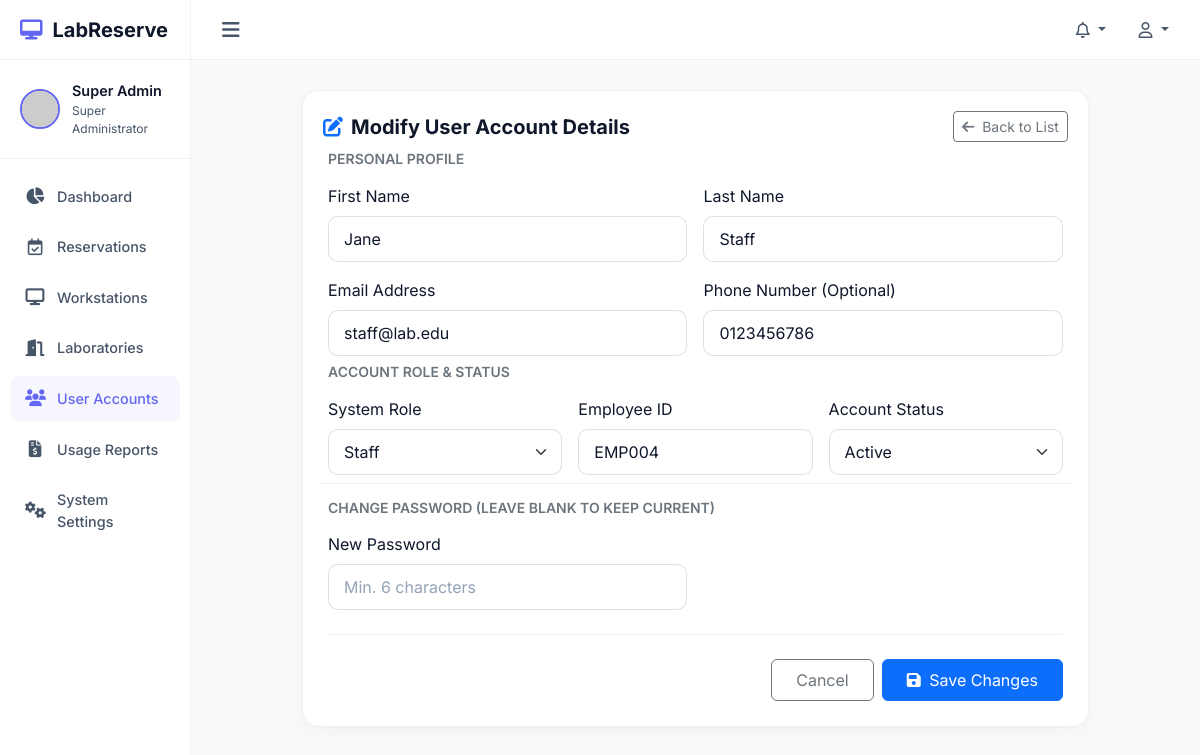
The app's page /users/edit/4 (signed in) with its own data.
### tables this page shows
CREATE TABLE `users` (
    `id` INT AUTO_INCREMENT PRIMARY KEY,
    `student_id` VARCHAR(50) NULL UNIQUE,
    `employee_id` VARCHAR(50) NULL UNIQUE,
    `first_name` VARCHAR(100) NOT NULL,
    `last_name` VARCHAR(100) NOT NULL,
    `email` VARCHAR(150) NOT NULL UNIQUE,
    `phone_number` VARCHAR(20) NULL,
    `password_hash` VARCHAR(255) NOT NULL,
    `role_id` INT NOT NULL,
    `status` ENUM('active', 'inactive', 'suspended') DEFAULT 'active',
    `remember_token` VARCHAR(255) NULL,
    `reset_token` VARCHAR(255) NULL,
    `reset_token_expires_at` DATETIME NULL,
    `created_at` TIMESTAMP DEFAULT CURRENT_TIMESTAMP,
    `updated_at` TIMESTAMP DEFAULT CURRENT_TIMESTAMP ON UPDATE CURRENT_TIMESTAMP,
    FOREIGN KEY (`role_id`) REFERENCES `roles` (`id`),
    INDEX `idx_user_email` (`email`),
    INDEX `idx_user_role` (`role_id`)
);

CREATE TABLE `roles` (
    `id` INT AUTO_INCREMENT PRIMARY KEY,
    `name` VARCHAR(50) NOT NULL UNIQUE,
    `description` VARCHAR(255) NULL,
    `created_at` TIMESTAMP DEFAULT CURRENT_TIMESTAMP,
    `updated_at` TIMESTAMP DEFAULT CURRENT_TIMESTAMP ON UPDATE CURRENT_TIMESTAMP
);

### views/users/edit.php (the view, shortened to what the rows shown need)
<div class="row justify-content-center">
    <div class="col-lg-10">
        <div class="card mb-4">
            <div class="card-header border-0 pb-0">
                <h5 class="fw-bold m-0"><i class="fa-solid fa-pen-to-square text-primary me-2"></i>Modify User Account Details</h5>
                <a href="/users" class="btn btn-outline-secondary btn-sm"><i class="fa-solid fa-arrow-left me-1"></i> Back to List</a>
            </div>
            <div class="card-body">
                <?php $errors = session()->getFlash('errors', []); ?>
                <form action="/users/update/<?= $targetUser['id'] ?>" method="POST">
                    <div class="row g-3 mb-4">
                        <h6 class="text-secondary small text-uppercase fw-semibold m-0">Personal Profile</h6>
                        <div class="col-md-6">
                            <label for="first_name" class="form-label">First Name</label>
                            <input type="text" class="form-control <?= isset($errors['first_name']) ? 'is-invalid' : '' ?>" id="first_name" name="first_name" value="<?= esc($targetUser['first_name']) ?>" required>
                        </div>
                        <div class="col-md-6">
                            <label for="last_name" class="form-label">Last Name</label>
                            <input type="text" class="form-control <?= isset($errors['last_name']) ? 'is-invalid' : '' ?>" id="last_name" name="last_name" value="<?= esc($targetUser['last_name']) ?>" required>
                        </div>
                        <div class="col-md-6">
                            <label for="email" class="form-label">Email Address</label>
                            <input type="email" class="form-control <?= isset($errors['email']) ? 'is-invalid' : '' ?>" id="email" name="email" value="<?= esc($targetUser['email']) ?>" required>
                        </div>
                        <div class="col-md-6">
                            <label for="phone_number" class="form-label">Phone Number (Optional)</label>
                            <input type="text" class="form-control" id="phone_number" name="phone_number" value="<?= esc($targetUser['phone_number']) ?>">
                        </div>
                    </div>
                    <div class="row g-3 mb-4">
                        <h6 class="text-secondary small text-uppercase fw-semibold m-0">Account Role & Status</h6>
                        <div class="col-md-4">
                            <label for="role_id" class="form-label">System Role</label>
                            <select class="form-select <?= isset($errors['role_id']) ? 'is-invalid' : '' ?>" id="role_id" name="role_id" required>
                                <?php foreach ($roles as $r): ?>
                                    <option value="<?= $r['id'] ?>" <?= $targetUser['role_id'] == $r['id'] ? 'selected' : '' ?>><?= esc($r['name']) ?></option>
                                <?php endforeach; ?>
                            </select>
                        </div>
                        <div class="col-md-4" id="employee-id-wrapper" style="display: none;">
                            <label for="employee_id" class="form-label">Employee ID</label>
                            <input type="text" class="form-control <?= isset($errors['employee_id']) ? 'is-invalid' : '' ?>" id="employee_id" name="employee_id" value="<?= esc($targetUser['employee_id']) ?>">
                        </div>
                        <div class="col-md-4">
                            <label for="status" class="form-label">Account Status</label>
                            <select class="form-select" id="status" name="status">
                                <option value="active" <?= $targetUser['status'] === 'active' ? 'selected' : '' ?>>Active</option>
                            </select>
                        </div>
                    </div>
                    <div class="row g-3 mb-4 border-top border-secondary border-opacity-10 pt-3">
                        <h6 class="text-secondary small text-uppercase fw-semibold m-0">Change Password (Leave blank to keep current)</h6>
                        <div class="col-md-6">
                            <label for="password" class="form-label">New Password</label>
                            <input type="password" class="form-control" id="password" name="password" placeholder="Min. 6 characters">
                        </div>
                    </div>
                    <div class="d-flex justify-content-end gap-2 border-top border-secondary border-opacity-10 pt-4">
                        <a href="/users" class="btn btn-outline-secondary px-4 py-2">Cancel</a>
                        <button type="submit" class="btn btn-primary px-4 py-2"><i class="fa-solid fa-save me-1"></i> Save Changes</button>
                    </div>
                </form>
            </div>
        </div>
    </div>
</div>

### app/Core/Router.php (shortened to what the rows shown need)
<?php
class Router {
    protected array $routes = [];
    public function add(string $method, string $path, array|callable $handler, array $middlewares = []): void {
        $pattern = preg_replace('/\{[a-zA-Z0-9_]+\}/', '([^/]+)', $path);
        $pattern = '#^' . trim($pattern, '/') . '$#';
        $this->routes[] = [
            'method'      => strtoupper($method),
            'pattern'     => $pattern,
            'handler'     => $handler,
            'middlewares' => $middlewares,
            'original'    => $path
        ];
    }
    public function resolve(Request $request): void {
        $path = trim($request->getPath(), '/');
        $method = $request->getMethod();
        foreach ($this->routes as $route) {
            if ($route['method'] === $method && preg_match($route['pattern'], $path, $matches)) {
                array_shift($matches);
                $handler = $route['handler'];
                if (is_array($handler)) {
                    [$controllerClass, $action] = $handler;
                    if (class_exists($controllerClass)) {
                        $controller = new $controllerClass();
                        if (method_exists($controller, $action)) {
                            call_user_func_array([$controller, $action], array_merge([$request], $matches));
                            return;
                        }
                    }
                }
                return;
            }
        }
    }
}

### records on screen
users: first_name "Jane", last_name "Staff", email "staff@lab.edu", phone_number "0123456786", role_id "Staff", employee_id "EMP004", status "Active"
